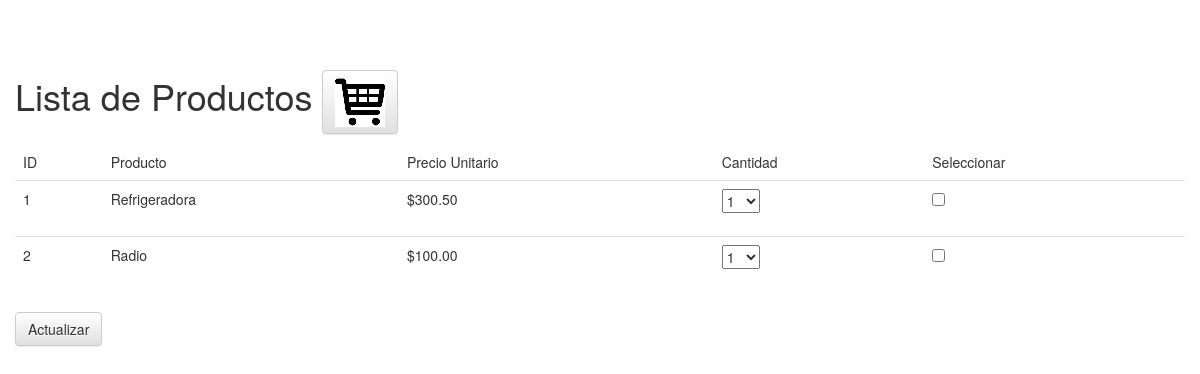
The page / on the database its author committed.
### tables this page shows
CREATE TABLE `productos` (
  `id` bigint(20) NOT NULL,
  `nombre` varchar(100) NOT NULL,
  `precio` decimal(20,2) NOT NULL
);

### admin/includes/libreria.php (called while the page is built, shortened)
<?php
function consulta($link, $sql) {
    if($link->query($sql) == TRUE) {
        $conn = $link->query($sql);
        return $conn;
    }
    else
    {
       return $link->error;
    }
}
?>

### index.php (the view, shortened to what this page needs)
<?php
include "admin/includes/libreria.php";
$conn = connection();
if($conn){
   $sql = "Select * from productos";
   $result = consulta($conn,$sql);
}
?>
<!DOCTYPE html>
<html>
<head>
    <link rel="stylesheet" href="https://maxcdn.bootstrapcdn.com/bootstrap/3.3.7/css/bootstrap.min.css">
    <link rel="stylesheet" type="text/css" href="admin/css/style.css">
</head>
<body>
    <div class="container">
        <div class="row">
            <h1>Lista de Productos <a href="#" class="btn btn-default" id="mostrar-compra"><img src="images/cart.png" width="50" height="50"></a></h1>
            <div class="tabla-contenido">
              <form name="productos" id="productos" method="post" action="actualizar-compra.php">
                <table class="table table-hover">
                    <thead>
                        <tr>
                            <td>ID</td>
                            <td>Producto</td>
                            <td>Precio Unitario</td>
                            <td>Cantidad</td>
                            <td>Seleccionar</td>
                        </tr>
                    </thead>
                    <tbody>
                    <?php
					    $i=0;
						$cant = 0;
                        while($row = $result->fetch_assoc()) { ?>
                            <tr>
                              <td><?php echo $row['id']; ?></td>
                              <td><?php echo $row['nombre']; ?></td>
                              <td><?php echo "$".$row['precio']; ?></td>
                              <td>
                              <div class="form-group has-error">
                                <select name="cantidad<?php echo $i; ?>">
                                   <?php for($j=1;$j<=10;$j++){ ?>
                                       <option value="<?php echo $j; ?>" <?php if( isset($_SESSION["productos_seleccionados"][$i]["id"]) && !empty($_SESSION["productos_seleccionados"][$i]["id"]) && $_SESSION["productos_seleccionados"][$i]["id"] == $row['id'] && $_SESSION["productos_seleccionados"][$i]["cantidad"] == $j) { ?> selected <?php } ?>><?php echo $j; ?></option>
                                   <?php } ?>
			                    </select>
                              </div>
                              </td>
                              <td>
                              <div class="form-group has-error">
                                <input name="producto<?php echo $i; ?>" type="checkbox" <?php if( isset($_SESSION["productos_seleccionados"][$i]["id"]) && !empty($_SESSION["productos_seleccionados"][$i]["id"]) && $_SESSION["productos_seleccionados"][$i]["id"] == $row['id']) { ?> checked <?php } ?>>
                              </div>
                              </td>
                            </tr>
                    <?php $i++;$cant++; } ?>
                    </tbody>
                </table>
                <button type="submit" class="btn btn-default">Actualizar</button>
                </form>
            </div>
        </div>
    </div>
    <link rel="stylesheet" href="https://maxcdn.bootstrapcdn.com/bootstrap/3.3.7/css/bootstrap-theme.min.css">
</body>
</html>

### admin/css/style.css (style rules this page uses)
body { padding-top: 50px; }

### rows shown on the page
productos: id "1", nombre "Refrigeradora", precio "300.50"
productos: id "2", nombre "Radio", precio "100.00"

### other values the page prints
form field value "1"
